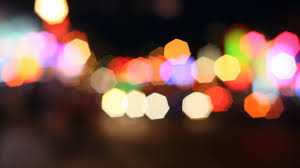
//> input picture OpenCV_On_JetsonNano/10_Image_Derivatives_and_Edge_Detection/images/blurry1.jpg, 300 x 168 px
$ ./BlurDetection   (built with g++ and OpenCV 4)
//> lines starting //> are read from the running program, lines starting //| are printed output that depends on the picture
#include <iostream>
#include <opencv2/core/core.hpp>
#include <opencv2/highgui/highgui.hpp>
#include <opencv2/imgproc/imgproc.hpp>

using namespace std;
using namespace cv;

float getMean(Mat input) {
    int num_elements = (input.rows * input.cols);
    float sum = 0.0;
    for (int i = 0; i < input.rows; ++i) {
        for (int j = 0; j < input.cols; ++j)
            sum += input.at<float>(i, j);
    }

    return (sum / num_elements);
}

float getVariance(Mat input) {
    float mean = getMean(input);
    float sum_of_biases = 0.0;
    int num_of_elements = (input.rows * input.cols);

    for (int i = 0; i < input.rows; ++i) {
        for (int j = 0; j < input.cols; ++j) {
            float element_value = input.at<float>(i, j);
            sum_of_biases += ((element_value - mean) * (element_value - mean));
        }
    }

    return (sum_of_biases / num_of_elements);

}

int main() {
    Mat input_image_1 = imread("images/blurry1.jpg", IMREAD_GRAYSCALE);
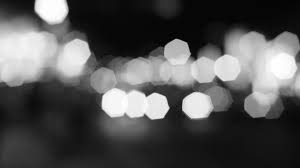
//> input_image_1: 168 rows x 300 cols, CV_8UC1; min 0, max 255, mean 85.6
    Mat input_image_2 = imread("images/blurry2.jpg", IMREAD_GRAYSCALE);
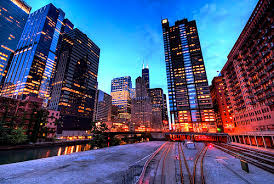
//> input picture OpenCV_On_JetsonNano/10_Image_Derivatives_and_Edge_Detection/images/blurry2.jpg, 274 x 184 px
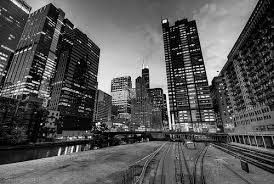
//> input_image_2: 184 rows x 274 cols, CV_8UC1; min 0, max 255, mean 86.9
    Mat laplacian_output_1, laplacian_output_2;

    Laplacian(input_image_1, laplacian_output_1, CV_32F);
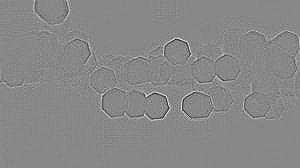
//> laplacian_output_1: 168 rows x 300 cols, CV_32FC1; min -220, max 193, mean 0; drawn with min black and max white
    Laplacian(input_image_2, laplacian_output_2, CV_32F);
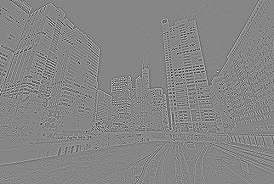
//> laplacian_output_2: 184 rows x 274 cols, CV_32FC1; min -733, max 661, mean 0; drawn with min black and max white

    float std_dev_1 = getVariance(laplacian_output_1);
//> the loop in getMean, `for (int i = 0; i < input.rows; ++i)` made 168 passes
//> sum on passes 1 to 3: 279, 342, 316
//> after the loop in getMean, `for (int i = 0; i < input.rows; ++i)`: sum = 752
//> in getVariance, `float mean = getMean(input);`: mean = 0.0149
//> the loop in getVariance, `for (int i = 0; i < input.rows; ++i)` made 168 passes
//> sum_of_biases on passes 1 to 3: 26754.7, 43463.8, 61646.6
//> after the loop in getVariance, `for (int i = 0; i < input.rows; ++i)`: sum_of_biases = 10483639
//> std_dev_1 = 208
    float std_dev_2 = getVariance(laplacian_output_2);
//> the loop in getMean (call 2), `for (int i = 0; i < input.rows; ++i)` made 184 passes
//> sum on passes 1 to 3: 302, 575, 256
//> the loop in getVariance (call 2), `for (int i = 0; i < input.rows; ++i)` made 184 passes
//> sum_of_biases on passes 1 to 3: 783394.1, 1262771.1, 1713746.9
//> std_dev_2 = 9105.7

    cout << "Bluriness for Image 1 = " << std_dev_1 << "\n";
//| Bluriness for Image 1 = 208.009
    cout << "Bluriness for Image 2 = " << std_dev_2 << "\n";
//| Bluriness for Image 2 = 9105.69
    return 0;
}
